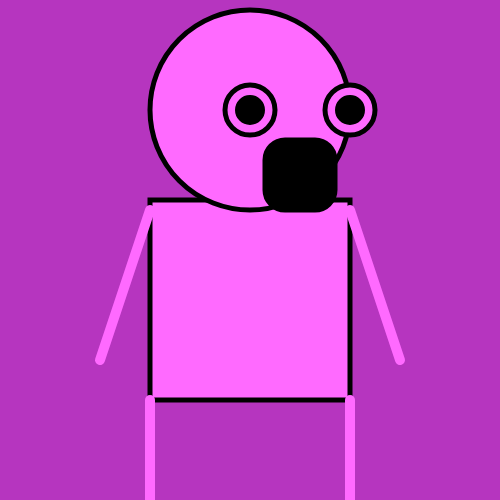
Frame 1 (no input)
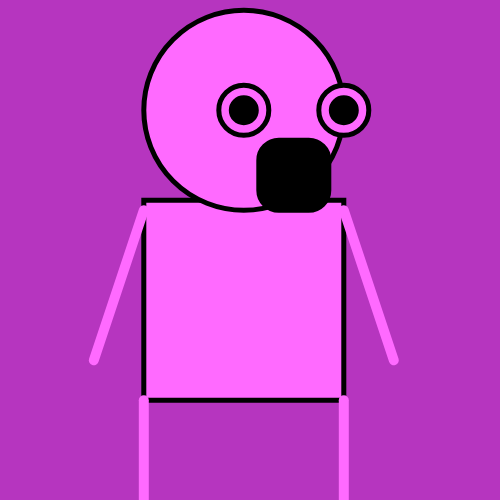
Frame 60 (no input)
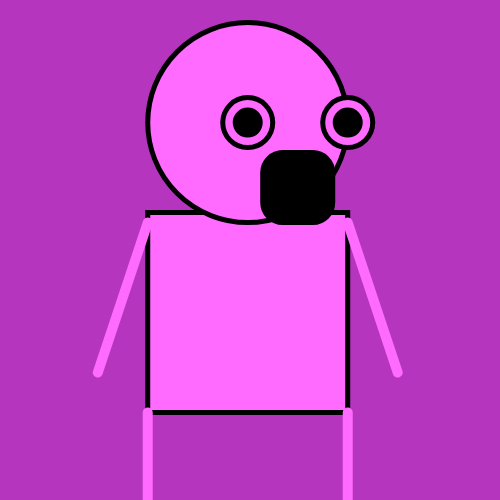
Frame 120 (the mouse pressed at the canvas centre since frame 60)

The p5.js sketch that drew these frames (run headless with seeded random() and noise() and a simulated clock; from frame 60 on, the mouse is pressed at the canvas centre):

// p5.js sketch
// ── sketch.js
/* 
Example that draws a guy using variables and moves him
Created by Daniel Wen
May 10 2017
*/

var startX = 250;
var startY = 110;
var face = 200;
var circSize = 50;
var mouthSize = 70;
var bodyX = 250;
var bodyY = 250 ;


var circStroke = 0; //color of stroke of the circle



function setup() {
  //for some reason random variables have to be in the setup
   r = random(255); //red
   g = random(255); //green
   b = random(255); //blue
   
   createCanvas(500,500);
  
}

function draw() {
   background(r,g,b);//random background color
  stroke(circStroke); //black stroke
  strokeWeight(5); // make size of stroke 5
  fill(r+r,g+g,b+b); // different random color for body
  rect(startX - 100, startY+90, face, face);  //body
  ellipse(startX, startY, face, face); //head
  ellipse(startX,startY,circSize,circSize); // left eye
  ellipse(startX +(circSize*2), startY, circSize, circSize);//right eye
  fill(0); //make pupil black
  ellipse(startX,startY,circSize/2,circSize/2); //left pupil
  ellipse(startX +(circSize*2), startY, circSize/2, circSize/2);//right pupil
  rect(startX + 15, startY + 30, mouthSize, mouthSize, 20); // mouth
  stroke(r+r,g+g,b+b); // color for appendages the same as body
  strokeWeight(10); // enlarge stroke because i use lines for arms and legs
  line(startX- 100, startY+100, startX-150, startY+250); //left arm
  line(startX+ 100, startY+100, startX+150, startY+250); //right arm
  line(startX- 100, startY+290, startX-100, startY+400); //left leg
  line(startX+ 100, startY+290, startX+100, startY+400); // right leg
  startX = startX + random(-3,3); //makes the guy move in a random direction left or right
  startY = startY + random(-3,3); //makes the guy move in a random direction up or down

}
